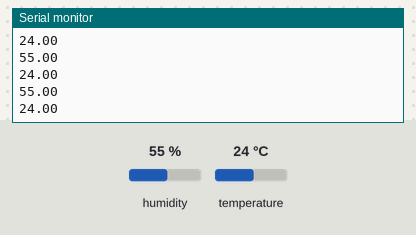
A sketch run on a simulated ESP8266 (NodeMCU). Parts: the last lines printed to the serial monitor. Inputs (shaded band) come from the test bench; at power-on: humidity 55 %, temperature 24 °C. WiFi joins after 1.5 s; servers stay silent unless stated; no MQTT or app messages arrive unless stated.

Above: at 2.7 s.
2.8 s: humidity set to 22 %
5.5 s: temperature set to 12 °C
At 6.3 s:
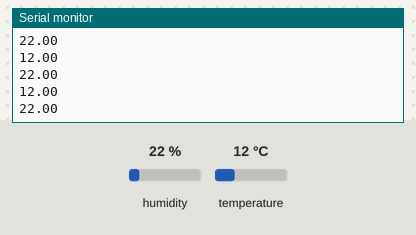
8.2 s: humidity set to 40 %
At 10.77 s:
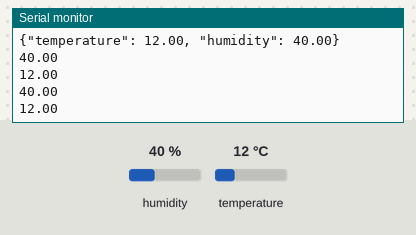
Timing chart, 0 to 12.3 s (numbered marks = the images above; inputs shaded):
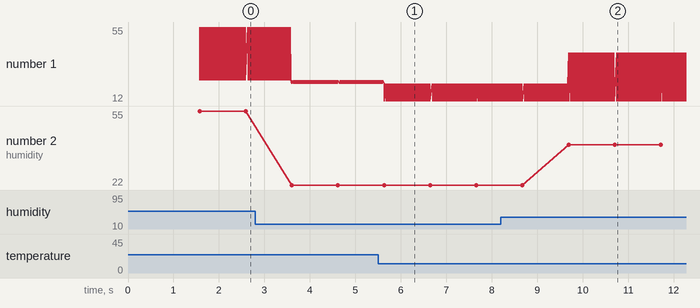

The sketch:

esp8266-dht11.ino
```cpp
#include <ESP8266WiFi.h>
#include <PubSubClient.h>
#include <DHT.h>

const char* ssid = "YOUR_WIFI_SSID";
const char* password = "YOUR_WIFI_PASSWORD";
const char* mqtt_server = "thingsboard.cloud";
const int mqtt_port = 1883;
const char* mqtt_user = "Sovereign";
const char* mqtt_password = "123";

unsigned long lastMsg = 0; // Declare lastMsg here

DHT dht(2,DHT11);
WiFiClient espClient;
PubSubClient client(espClient);

void setup(){
  Serial.begin(9600);
  WiFi.begin(ssid, password);
  while (WiFi.status() != WL_CONNECTED) {
    delay(500);
  }
  dht.begin();
  Serial.println("WiFi Connected");
  client.setServer(mqtt_server, mqtt_port);
  client.setCallback(mqttCallback);

  while (!client.connect("Sovereign25", mqtt_user, mqtt_password)) {
    delay(1000);
  }
  Serial.println("Mqtt Connected");
}

void loop() {
  if (!client.connected()) {
    client.connect("Sovereign25", mqtt_user, mqtt_password);
  }
  client.loop();
  float h = dht.readHumidity();
  float t = dht.readTemperature();
  Serial.println(h);
  Serial.println(t);
  if (isnan(h) || isnan(t)) {
    Serial.println("Failed to read from DHT sensor!");
    return;
  }

  if (millis() - lastMsg > 1000) {
    lastMsg = millis();
    String payload = "{\"temperature\": " + String(t) + ", \"humidity\": " + String(h) + "}";
    client.publish("v1/devices/me/telemetry", payload.c_str(), true);
    Serial.println(payload);
  }
}

void mqttCallback(char* topic, byte* payload, int length) {
  // Handle incoming messages from ThingsBoard
  Serial.print("Message arrived [");
  Serial.print(topic);
  Serial.print("] ");
  for (int i = 0; i < length; i++) {
    Serial.print((char)payload[i]);
  }
  Serial.println();
}
```

Measured:
- after the input at 5.5 s, the serial monitor: prints a new line after 0.13 s (image 1)
- after the input at 8.2 s, the serial monitor: prints a new line after 1.5 s (image 2)
- plotted number 1: 24 → 12 after the input at 5.5 s
- plotted number 2: 55 → 22 after the input at 2.8 s, 22 → 40 after the input at 8.2 s
